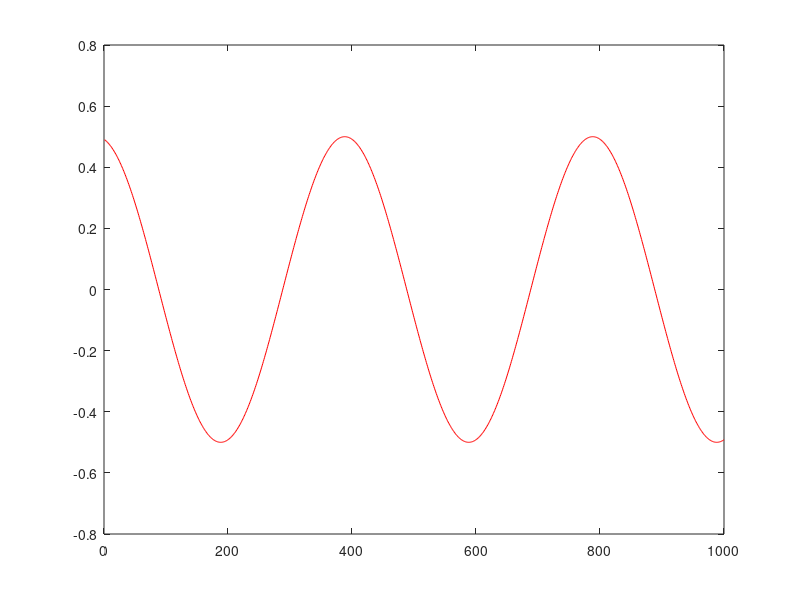
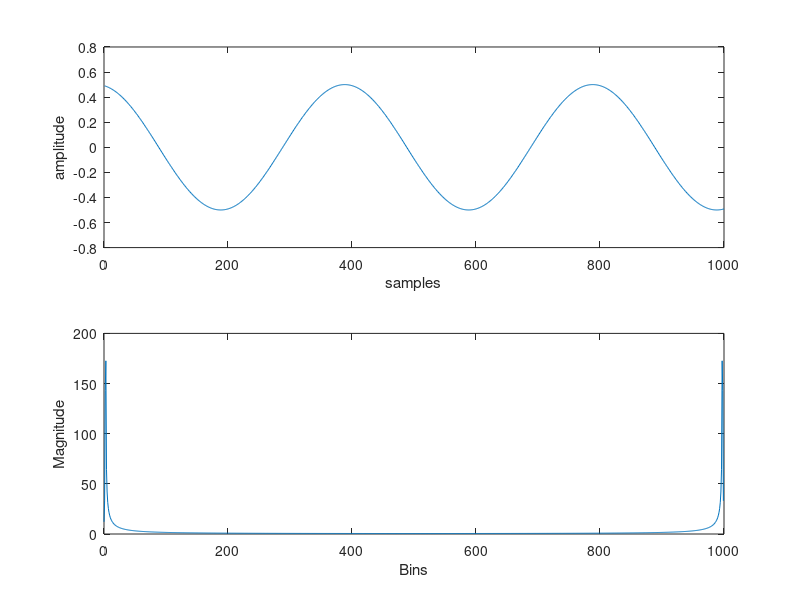

Write MATLAB code to recreate these figures, in order.
fs=1000;
t=0:1/fs:1-1/fs;
f1=2.5;
x1=0.5*cos(2*pi*f1*t +0.2); 
figure; plot(x1,'r'); hold on
% x1 = x1.*hanning(length(x1))'; %Length of Hanning 
                              %window needs to be same as x1
figure 
hanwin=hanning(1000); %just to visualise the 
                     %shape of Hanning window
plot(hanwin,'b')
hold on
plot (x1, 'g') %after x1 has been multiplied 
                %by Hanning window
plot (0.5*cos(2*pi*f1*t +0.2), 'g')
% x1 = [x1 zeros(1, 11000)];  
subplot(2,1,1)
plot(x1)
xlabel('samples');
ylabel('amplitude');
X1=fft(x1);
subplot(2,1,2)
plot([0:length(X1)-1], abs(X1))
ylabel('Magnitude')
xlabel('Bins')


